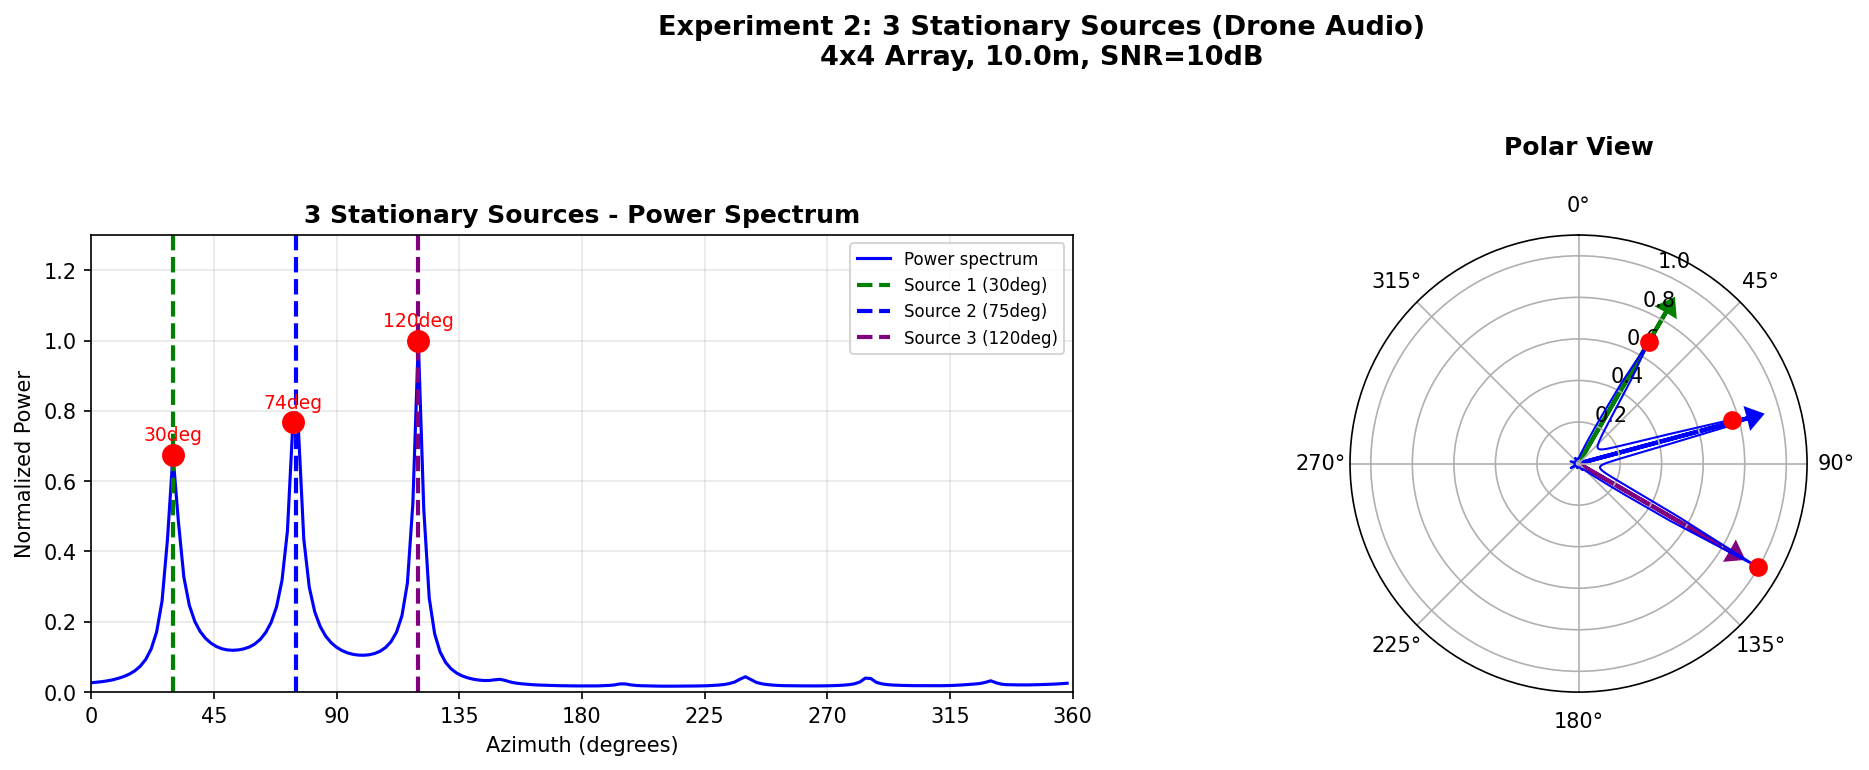

Source code (Python):
"""
Experiment 2: Multiple Stationary Sources

Three drone audio sources at 30deg, 45deg, 60deg (15deg increments), all at 10m.
Each source uses the same real drone WAV recording.
Generates power spectrum + polar view (1x2 figure).
"""

import numpy as np
import matplotlib.pyplot as plt
import os

from sim_common import (
    load_source_wav, simulate_array_signals, beamforming_scan, detect_peaks,
    SOURCE_AZIMUTH_INITIAL, SOURCE_DISTANCE, SNR_DB, MIC_SPACING,
    MULTI_SOURCE_INCREMENT, NUM_SOURCES, CHANNELS, SAMPLE_RATE
)


def main():
    np.random.seed(42)

    source_azimuths = [SOURCE_AZIMUTH_INITIAL + i * MULTI_SOURCE_INCREMENT
                       for i in range(NUM_SOURCES)]

    print("=" * 60)
    print("EXPERIMENT 2: Multiple Stationary Sources")
    print(f"  Azimuths = {source_azimuths}, Distance = {SOURCE_DISTANCE}m")
    print(f"  SNR = {SNR_DB}dB, Mic spacing = {MIC_SPACING*1000:.0f}mm")
    print("=" * 60)

    # Load different segments of the drone WAV for each source (incoherent)
    duration_per_source = 0.5
    _, full_signal = load_source_wav(duration=duration_per_source * (NUM_SOURCES + 1))
    samples_per = int(duration_per_source * SAMPLE_RATE)

    mic_signals_total = np.zeros((samples_per, CHANNELS))
    for i, az in enumerate(source_azimuths):
        seg_start = i * (samples_per // 2)  # overlapping segments for variety
        source_segment = full_signal[seg_start:seg_start + samples_per]
        if len(source_segment) < samples_per:
            source_segment = np.pad(source_segment,
                                    (0, samples_per - len(source_segment)))
        mic_signals_total += simulate_array_signals(source_segment, az,
                                                    SOURCE_DISTANCE)

    azimuth_scan, power_spectrum = beamforming_scan(mic_signals_total)
    peaks, noise_floor = detect_peaks(azimuth_scan, power_spectrum)

    print(f"\n  Detected {len(peaks)} peak(s)")
    for p in peaks:
        errors = [abs(p['azimuth'] - az) for az in source_azimuths]
        errors = [e if e <= 180 else 360 - e for e in errors]
        min_err = min(errors)
        print(f"    -> {p['azimuth']:.0f}deg (closest source error {min_err:.1f}deg, "
              f"SNR {p['snr_db']:.1f}dB)")

    # ── Plot: 1x2 figure ───────────────────────────────────────────────
    colors_src = ['green', 'blue', 'purple']

    fig, (ax2, _) = plt.subplots(1, 2, figsize=(14, 5))
    _.remove()
    ax2p = fig.add_subplot(1, 2, 2, projection='polar')

    # Power spectrum
    ax2.plot(azimuth_scan, power_spectrum, 'b-', linewidth=1.5,
             label='Power spectrum')
    for i, az in enumerate(source_azimuths):
        ax2.axvline(x=az, color=colors_src[i], linestyle='--', linewidth=2,
                    label=f'Source {i+1} ({az:.0f}deg)')
    for p in peaks:
        ax2.plot(p['azimuth'], p['power'], 'ro', markersize=10)
        ax2.annotate(f"{p['azimuth']:.0f}deg",
                     (p['azimuth'], p['power'] + 0.04),
                     ha='center', fontsize=9, color='red')
    ax2.set_xlabel('Azimuth (degrees)')
    ax2.set_ylabel('Normalized Power')
    ax2.set_title(f'{NUM_SOURCES} Stationary Sources - Power Spectrum',
                  fontsize=12, weight='bold')
    ax2.set_xlim(0, 360)
    ax2.set_ylim(0, 1.3)
    ax2.legend(loc='upper right', fontsize=8)
    ax2.grid(True, alpha=0.3)
    ax2.set_xticks(np.arange(0, 361, 45))

    # Polar view
    ax2p.set_theta_zero_location('N')
    ax2p.set_theta_direction(-1)
    ax2p.plot(np.radians(azimuth_scan), power_spectrum, 'b-', linewidth=1)
    for i, az in enumerate(source_azimuths):
        ax2p.arrow(np.radians(az), 0, 0, 0.85,
                   head_width=0.1, head_length=0.06,
                   fc=colors_src[i], ec=colors_src[i], linewidth=2)
    for p in peaks:
        ax2p.plot(np.radians(p['azimuth']), p['power'], 'ro', markersize=8)
    ax2p.set_title('Polar View', fontsize=12, weight='bold', pad=20)
    ax2p.set_ylim(0, 1.1)

    fig.suptitle(
        f'Experiment 2: {NUM_SOURCES} Stationary Sources (Drone Audio)\n'
        f'4x4 Array, {SOURCE_DISTANCE}m, SNR={SNR_DB}dB',
        fontsize=13, weight='bold', y=1.02)

    plt.tight_layout()
    output_file = os.path.join(os.path.dirname(os.path.abspath(__file__)),
                               'exp2_multi_stationary.png')
    plt.savefig(output_file, dpi=150, bbox_inches='tight')
    print(f"\n  Saved plot to: {output_file}")
    plt.show()


if __name__ == "__main__":
    main()
